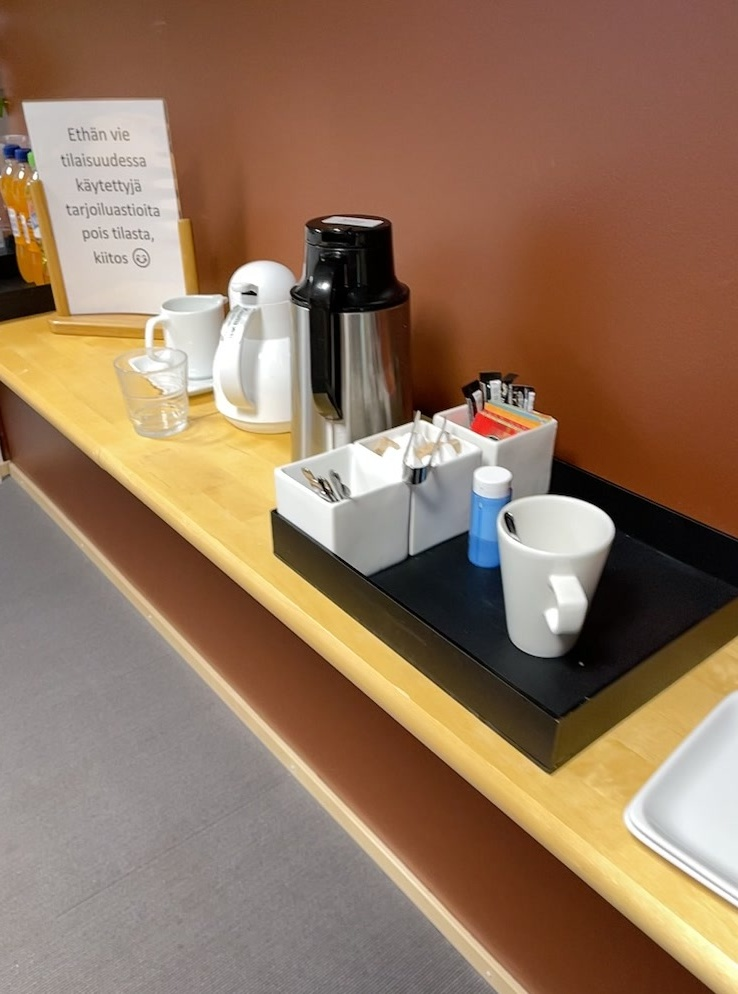
#> input picture test/data/honka60/frames/frame_00162.jpg, 738 x 994 px, given as the content of the folder data/mushroom/room_datasets/honka/iphone/long_capture/images, which was not available
$ python make_fixtures.py   (older library calls are emulated)
#> lines starting #> are read from the running program, lines starting #| are printed output that depends on the picture
"""Build the ingest/check test videos b1-b7 from MuSHRoom honka frames.

Runs inside namma-space-gpu:0.1 (ffmpeg 4.4.2 with libx264/libx265, numpy, OpenCV):

    /home/sher/namma-space/bin/nsdocker w2-fixtures namma-space-gpu:0.1 \
        python -m pipeline.ingest.make_fixtures --out /w/data/fixtures/videos

Every video comes from the same 335 honka frames (portrait 738x994, CC BY 4.0),
held at the source rate and cropped with a slow vertical pan, so the content has
real texture and the frames differ from window to window.  Each video gets a
sidecar <name>.json with what was done to it (blur segments, tags, rotation),
which the tests read.

  b1  60 s, 1920x1080, H.264, SDR bt709, 30 fps
  b2  b1 as 10-bit HEVC, BT.2100 HLG, BT.2020 (encoded in numpy from b1)
  b3  portrait: stored 1920x1080 with rotate=90, shows upright 1080x1920
  b4  b1 with 10 blurred segments of 2 s (20 s in all)
  b5  15 s
  b6  variable frame rate (30 / 20 / 30 fps stretches)
  b7  3 min of 3840x2160 HEVC
  b2pq (extra) b2 with the PQ transfer, for the PQ branch of the tone map
"""
from __future__ import annotations

import argparse
import json
import math
import os
import subprocess
import sys
import time
from pathlib import Path
from typing import Dict, List, Optional

DEFAULT_SRC = "/w/data/mushroom/room_datasets/honka/iphone/long_capture/images"
N_SRC = 335  # set by prepare_source(): the number of source frames after the sharpness filter
SHARP_KEEP = 0.5  # keep source frames whose Laplacian variance is >= this x the median

BT709_TAGS = ["-colorspace", "bt709", "-color_primaries", "bt709", "-color_trc", "bt709", "-color_range", "tv"]


def prepare_source(src: str, work: Path) -> str:
    """Link the sharp honka frames as frame_00001.jpg ... in `work`.

    Some honka frames are motion-blurred or face a blank wall (12-15% fall under 0.35 x the
    median Laplacian variance).  The blur test (b4) must see only the blur we inject, so the
    base clips use frames at or above SHARP_KEEP x median.  The natural-content result (all
    335 frames, b1: 102 frames kept, 18 of 120 windows dropped as blurry) is in NOTES.md.
    """
    import cv2
    import numpy as np
    names = sorted(n for n in os.listdir(src) if n.lower().endswith(".jpg"))
    var = []
    for n in names:
        g = cv2.imread(os.path.join(src, n), cv2.IMREAD_GRAYSCALE)
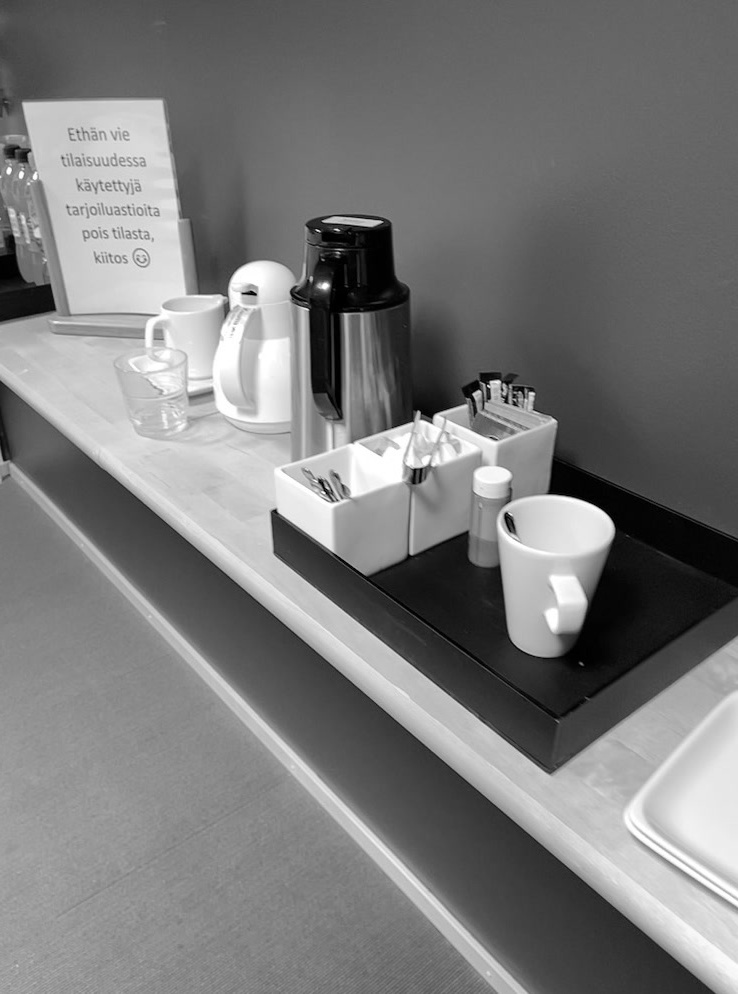
#> g: shape (994, 738); min 0, max 255, mean 122.6
        s = 640.0 / max(g.shape)
#> s = 0.644
        if s < 1:
            g = cv2.resize(g, None, fx=s, fy=s, interpolation=cv2.INTER_AREA)
#> g: shape (640, 475)
        var.append(cv2.Laplacian(g, cv2.CV_64F).var())
    var_a = np.array(var)
#> var_a = [247.6]
    keep = [n for n, v in zip(names, var_a) if v >= SHARP_KEEP * np.median(var_a)]
#> keep = ['frame_00162.jpg']
    work.mkdir(parents=True, exist_ok=True)
    for old in work.glob("frame_*.jpg"):
        old.unlink()
    for i, n in enumerate(keep, 1):
        os.symlink(os.path.join(src, n), work / f"frame_{i:05d}.jpg")
#> this loop made 1 pass
#> (i, n) on pass 1: (1, 'frame_00162.jpg')
    global N_SRC
    N_SRC = len(keep)
    print(f"source: {len(keep)} of {len(names)} honka frames at >= {SHARP_KEEP} x median sharpness", flush=True)
    return str(work)


def run(cmd: List[str], **kw) -> None:
    print("+", " ".join(str(c) for c in cmd), flush=True)
    subprocess.run([str(c) for c in cmd], check=True, **kw)


# [8 lines left out: function landscape_filter, not called in this run]


def src_args(src: str, seconds: float) -> List[str]:
    return ["-framerate", f"{N_SRC}/{seconds:g}", "-start_number", "1", "-i", f"{src}/frame_%05d.jpg"]


# [34 lines left out: functions make_b1, patch_rotation, make_b3, not called in this run]


BLUR_SEGMENTS = [[3 + 6 * i, 5 + 6 * i] for i in range(10)]  # [3,5) [9,11) ... [57,59)


def make_b4(src: str, out: Path) -> None:
    en = "+".join(f"between(t,{a},{b - 0.001})" for a, b in BLUR_SEGMENTS)
    make_b1(src, out, 60.0, "b4", extra_vf=f"gblur=sigma=14:enable='{en}'")


# [98 lines left out: functions make_b6, make_b7, _hlg_oetf, _pq_oetf, make_hdr, probe and 1 more, not called in this run]


def main(argv: Optional[List[str]] = None) -> int:
    ap = argparse.ArgumentParser(description=__doc__, formatter_class=argparse.RawDescriptionHelpFormatter)
    ap.add_argument("--src", default=DEFAULT_SRC)
    ap.add_argument("--out", default="/w/data/fixtures/videos")
    ap.add_argument("--only", default="b1,b2,b3,b4,b5,b6,b7", help="comma list; add b2pq for the PQ variant")
    ap.add_argument("--force", action="store_true")
    a = ap.parse_args(argv)
    out = Path(a.out)
    out.mkdir(parents=True, exist_ok=True)
    want = [x.strip() for x in a.only.split(",") if x.strip()]
    a.src = prepare_source(a.src, out / ".src_sharp")
    for name in want:
        dst = out / f"{name}.mp4"
        if dst.exists() and not a.force:
            print(f"{name}: exists, skipping", flush=True)
            continue
        tmp = out / f".{name}.tmp.mp4"
        t0 = time.time()
        extra: Dict[str, object] = {}
        if name == "b1":
            make_b1(a.src, tmp)
        elif name == "b2" or name == "b2pq":
            b1 = out / "b1.mp4"
            if not b1.exists():
                make_b1(a.src, b1)
                write_sidecar(b1, {"desc": "60 s, 1080p, H.264, SDR"})
            make_hdr(b1, tmp, "hlg" if name == "b2" else "pq")
            extra = {"hdr": "hlg" if name == "b2" else "pq", "derived_from": "b1.mp4"}
        elif name == "b3":
            make_b3(a.src, tmp)
            extra = {"rotate_tag": 90, "stored": "1920x1080", "displays": "1080x1920 upright"}
        elif name == "b4":
            make_b4(a.src, tmp)
            extra = {"blurred_segments_s": BLUR_SEGMENTS, "blur": "gblur sigma=14"}
        elif name == "b5":
            make_b1(a.src, tmp, 15.0, "b5")
        elif name == "b6":
            make_b6(a.src, tmp)
            extra = {"fps_stretches": [[0, 25, 30], [25, 45, 20], [45, 60, 30]]}
        elif name == "b7":
            make_b7(a.src, tmp)
        else:
            print(f"unknown fixture {name}", file=sys.stderr)
            return 2
        os.replace(tmp, dst)
        write_sidecar(dst, extra)
        print(f"{name}: done in {time.time() - t0:.0f} s -> {dst}", flush=True)
    return 0


if __name__ == "__main__":
#> (the run stopped early here; a loop or call above may not have finished)

$ run again, on test/data/honka60/frames/frame_00163.jpg
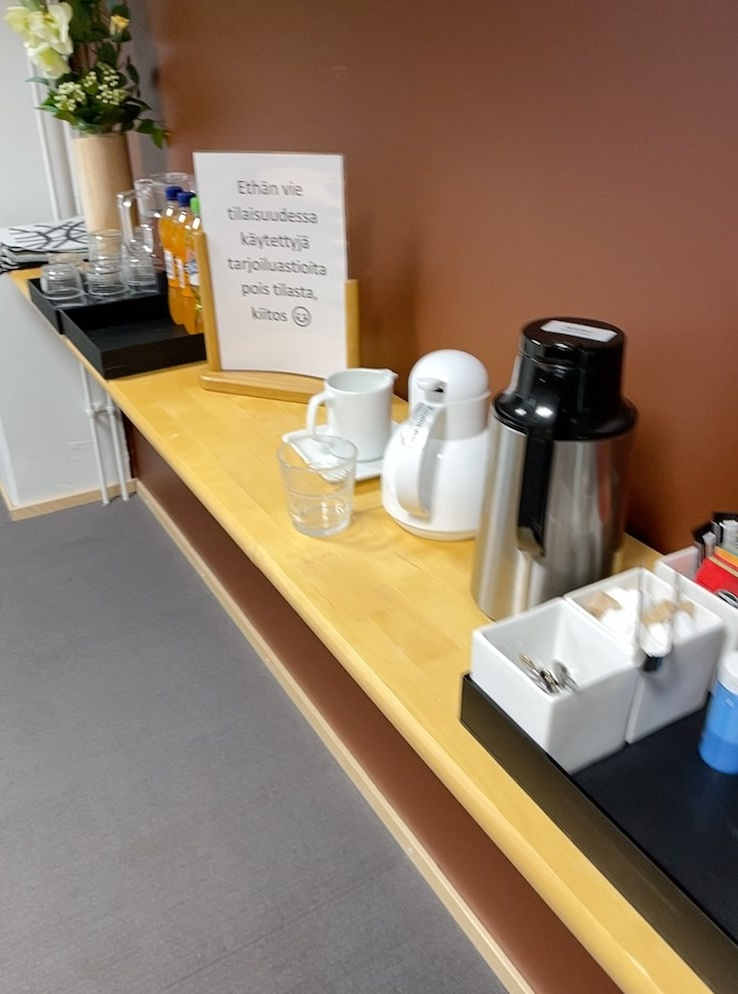
#> input picture test/data/honka60/frames/frame_00163.jpg, 738 x 994 px, given as the content of the folder data/mushroom/room_datasets/honka/iphone/long_capture/images, which was not available
#> in prepare_source, `g = cv2.imread(os.path.join(src, n), cv2.IMREAD_GRAYSCALE)`:
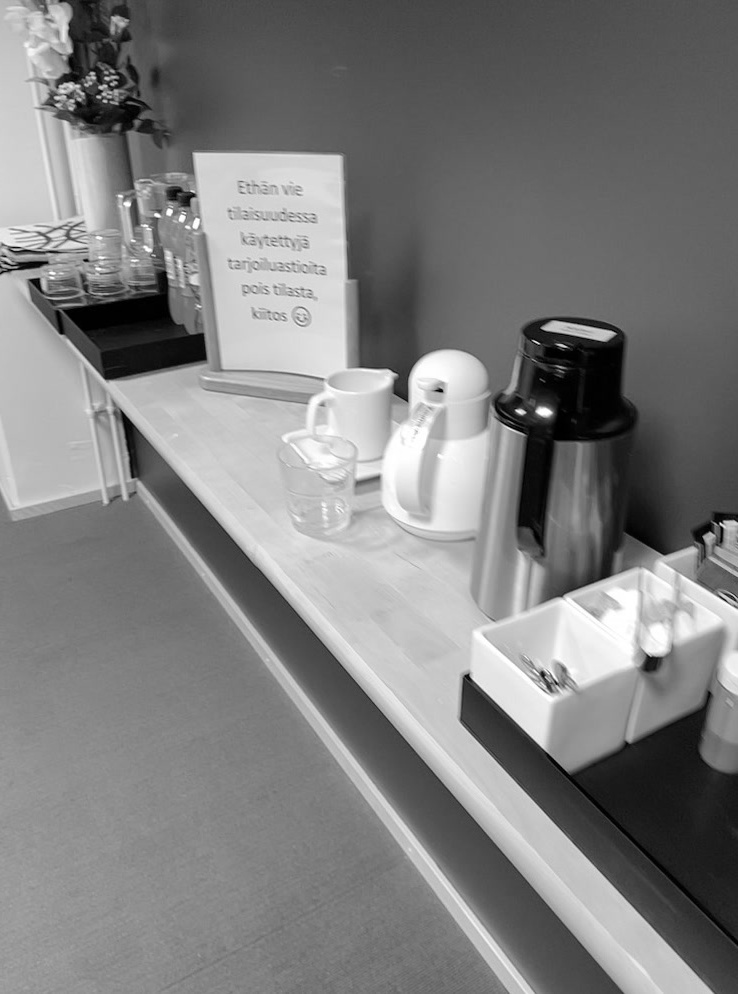
#> g: shape (994, 738); min 0, max 255, mean 127.3
#> var_a = [265.2]
#> keep = ['frame_00163.jpg']
#> the loop in prepare_source, `for i, n in enumerate(keep, 1):` made 1 pass
#> (i, n) on pass 1: (1, 'frame_00163.jpg')

$ run again, on test/data/honka60/frames/frame_00164.jpg
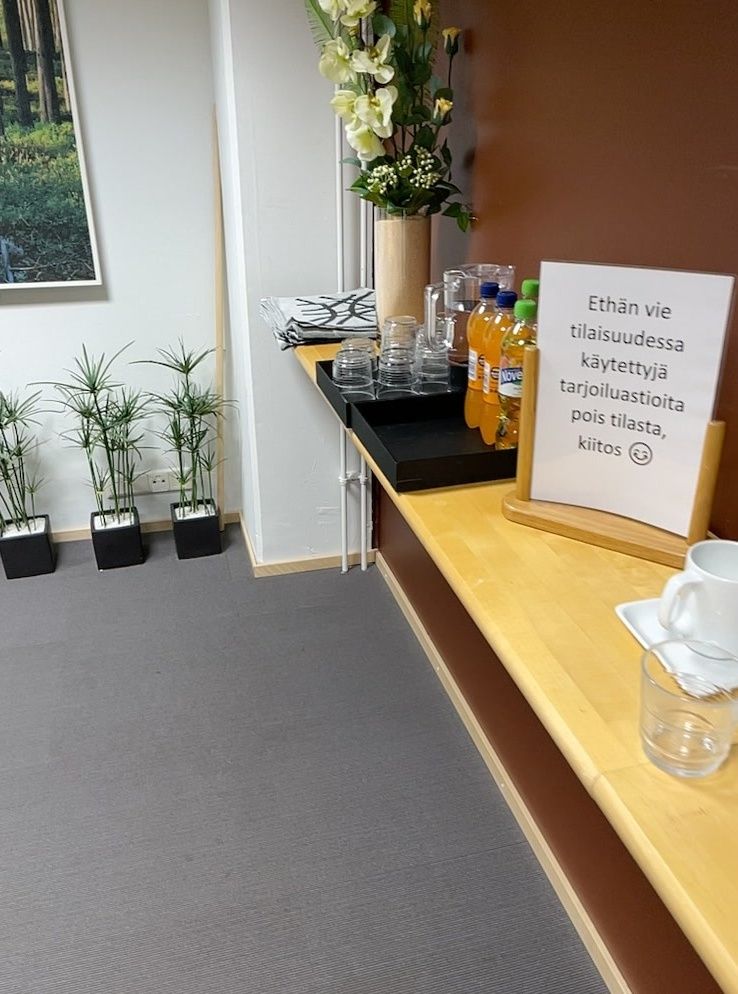
#> input picture test/data/honka60/frames/frame_00164.jpg, 738 x 994 px, given as the content of the folder data/mushroom/room_datasets/honka/iphone/long_capture/images, which was not available
#> in prepare_source, `g = cv2.imread(os.path.join(src, n), cv2.IMREAD_GRAYSCALE)`:
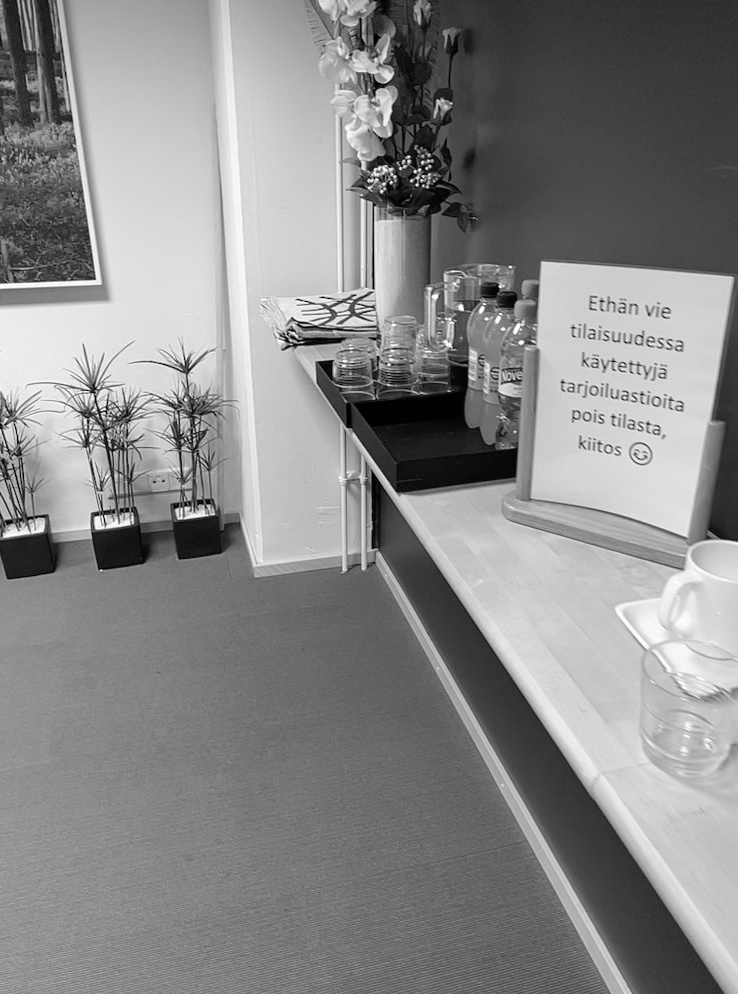
#> g: shape (994, 738); min 0, max 255, mean 137
#> var_a = [867.6]
#> keep = ['frame_00164.jpg']
#> the loop in prepare_source, `for i, n in enumerate(keep, 1):` made 1 pass
#> (i, n) on pass 1: (1, 'frame_00164.jpg')
